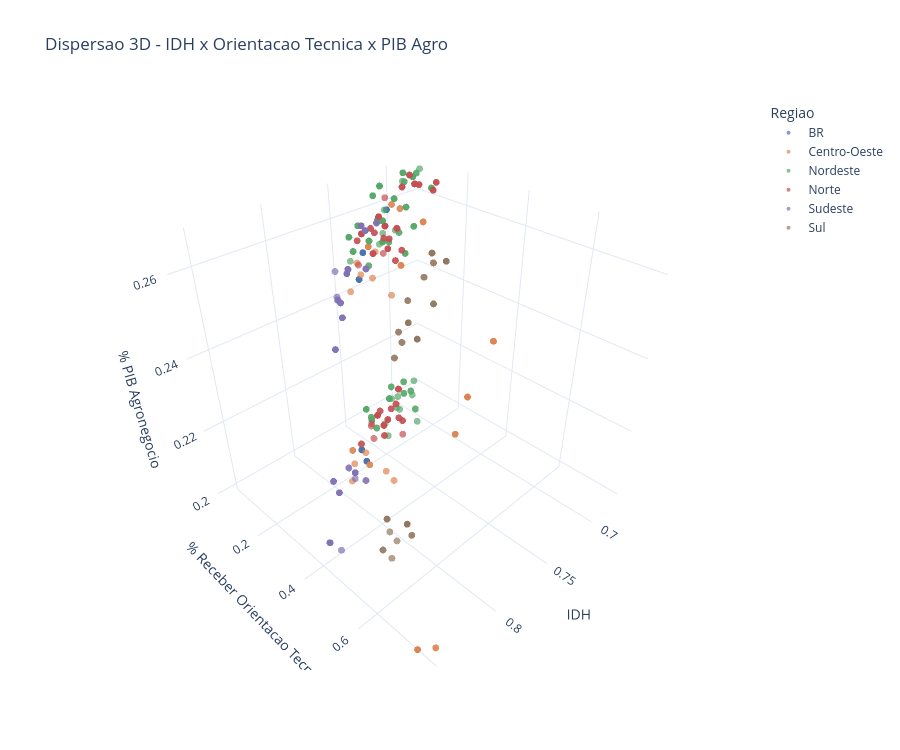

Here is the notebook cell this chart was saved with:
### Code cell
# -------------------------------------------------------------
# STEP 12 VIZ - Grafico 3D interativo: IDH x Orientacao Tecnica x PIB_Agro
# Le a base do STEP 04, reconstroi a regiao a partir das dummies e
# plota a dispersao 3D interativa (rotacao nos tres eixos) com pontos
# coloridos por regiao. Salva HTML interativo e renderiza na celula.
# -------------------------------------------------------------
import pandas as pd
import plotly.graph_objects as go

df = pd.read_csv('output/base_step_04.csv', sep=';', decimal=',', encoding='utf-8-sig')

for c in ['IDH', '%_Receber_Orientacao_Tecnica', '%_PIB_Agronegocio']:
    df[c] = pd.to_numeric(df[c].astype(str).str.replace(',', '.'), errors='coerce')

regiao_cols = [c for c in df.columns if c.startswith('regiao_')]
df['regiao'] = df[regiao_cols].idxmax(axis=1).str.replace('regiao_', '', regex=False)

_palette = ['#4C72B0', '#DD8452', '#55A868', '#C44E52', '#8172B3', '#937860']
categorias = sorted(df['regiao'].unique())
cores_hex = {cat: _palette[i % len(_palette)] for i, cat in enumerate(categorias)}

fig = go.Figure()
for cat in categorias:
    m = (df['regiao'] == cat).values
    fig.add_trace(go.Scatter3d(
        x=df['IDH'][m], y=df['%_Receber_Orientacao_Tecnica'][m], z=df['%_PIB_Agronegocio'][m],
        mode='markers', name=cat,
        marker=dict(size=4, color=cores_hex[cat], opacity=0.7)))

fig.update_layout(
    title='Dispersao 3D - IDH x Orientacao Tecnica x PIB Agro',
    template='plotly_white',
    scene=dict(xaxis_title='IDH', yaxis_title='% Receber Orientacao Tecnica',
               zaxis_title='% PIB Agronegocio'),
    legend=dict(title='Regiao'), height=750)

fig.write_html('output/base_step_12_3d_dispersao.html', include_plotlyjs='cdn')
fig.show()
print("Salvo em output/base_step_12_3d_dispersao.html")
